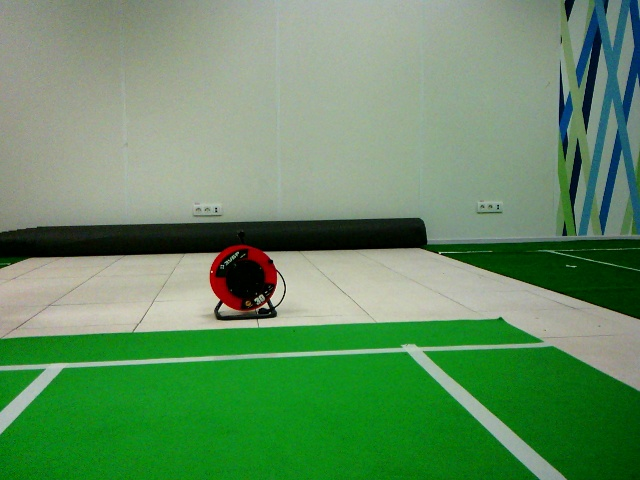
#> input picture sprint_baseline/IMAGE0.jpg, 640 x 480 px; its folder holds only this picture in this run
$ python -i sprint_baseline.py   (imports and definitions only)
#> lines starting #> are read from the running program, lines starting #| are printed output that depends on the picture; after the words box and inside, x2 and y2 are one past the last pixel; in counts of white or black regions, pixels touching at a corner belong together
#> further down, picture is the input picture: shape (480, 640, 3); mean B, G, R 98.7, 141.9, 99.5
#!/usr/bin/env python
# -*- coding: utf-8 -*-
import sys
import time
#import qi
import argparse
import sys
import time
import cv2
import numpy as np
from PIL import Image
TURNBACK_FLAG=False
STOP_FLAG = False
#from enum import Enum
#img image rename
marker_color_min = (0, 240, 135)#Min color of red box
marker_color_max = (20, 255, 205)#Max color of red box
pattern_size = (3,3)#Pattern size of chessboard

from line_detect import getLines,Line,X_DIM,Y_DIM
# [49 lines left out: functions processLines, log, getChessboardCentre, not called in this run]
def getRedboxCentre (image, color = (
        marker_color_min, marker_color_max),
    min_d_area=20):
#> called with color = ((0, 240, 135), (20, 255, 205)), min_d_area = 20
    hsv = cv2.cvtColor (image, cv2.COLOR_BGR2HSV)
#> hsv: shape (480, 640, 3); mean H, S, V 54, 107.6, 143.4
    thresh = cv2.inRange(hsv, color[0], color[1])
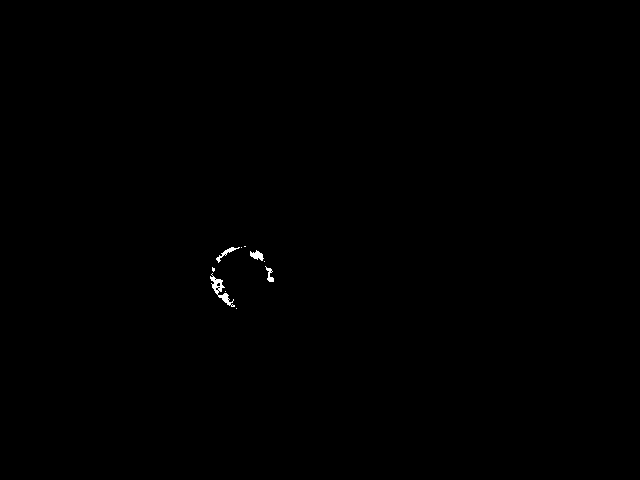
#> thresh: shape (480, 640); 0.16% white; 10 white regions (6 under 20 px), largest, box (x1, y1, x2, y2) and area: (210, 273, 235, 307) 224, (250, 250, 264, 261) 88, (216, 247, 240, 263) 85, (265, 266, 274, 282) 63
    moments = cv2.moments(thresh, 1)
#> moments = moments, m00 477, centre m10/m00, m01/m00 = (234.6, 274.1)
    dM01 = moments['m01']
#> dM01 = 130764
    dM10 = moments['m10']
#> dM10 = 111888
    dArea = moments['m00']
#> dArea = 477
    marker_coord = [-5, -5]
    print (dArea)
#| 477.0
    if dArea > min_d_area:
        x = int(dM10 / dArea)
#> x = 234
        y = int(dM01 / dArea)
#> y = 274
        marker_coord[0] = x
        marker_coord[1] = y
    return marker_coord

# [110 lines left out: functions getObjectCentre, ObjectCondition, LineCondition, BackCondition, ShouldTurn, GetNewAngle and 5 more, not called in this run]
time_lag,stand_speed=2,0.5
robotIP='192.168.1.67'
# [41 lines left out: function main, not called in this run]

# [9 lines not run here, left out]

>>> import cv2
>>> picture = cv2.imread('IMAGE0.jpg')
>>> result = getRedboxCentre(picture)
#> result = [234, 274]

$ run again, on sprint_baseline/IMAGE8.jpg
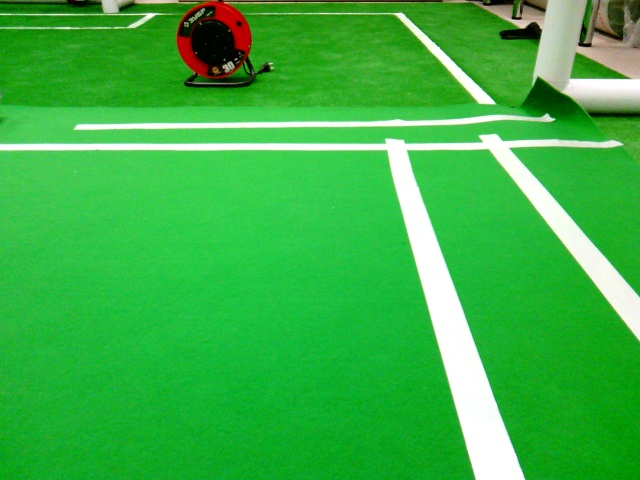
#> input picture sprint_baseline/IMAGE8.jpg, 640 x 480 px
#> picture is the input picture: shape (480, 640, 3); mean B, G, R 67.2, 179.7, 57
#> hsv: shape (480, 640, 3); mean H, S, V 60.1, 189.8, 180.9
#> in getRedboxCentre, `thresh = cv2.inRange(hsv, color[0], color[1])`:
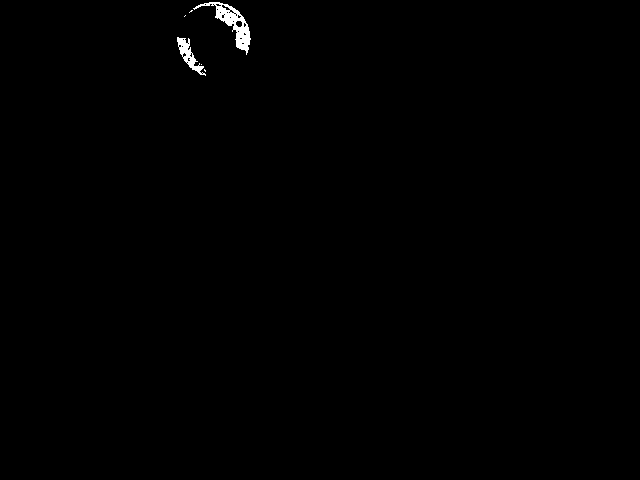
#> thresh: shape (480, 640); 0.38% white; 6 white regions (4 under 20 px), largest, box (x1, y1, x2, y2) and area: (193, 2, 251, 55) 787, (177, 37, 206, 76) 356
#> moments = moments, m00 1155, centre m10/m00, m01/m00 = (218.5, 33.13)
#> dM01 = 38263
#> dM10 = 252356
#> dArea = 1155
#| 1155.0
#> x = 218
#> y = 33
#> result = [218, 33]
